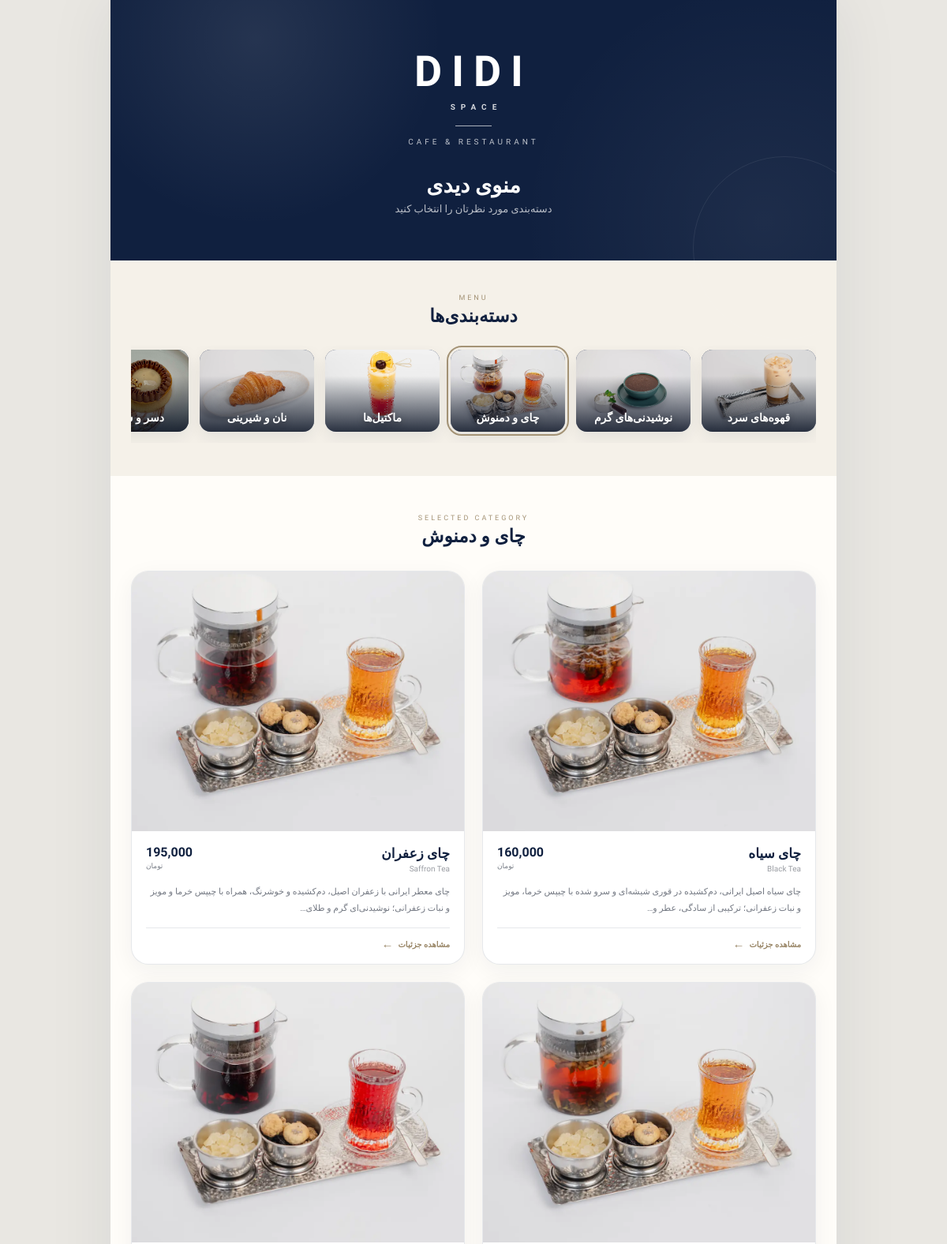
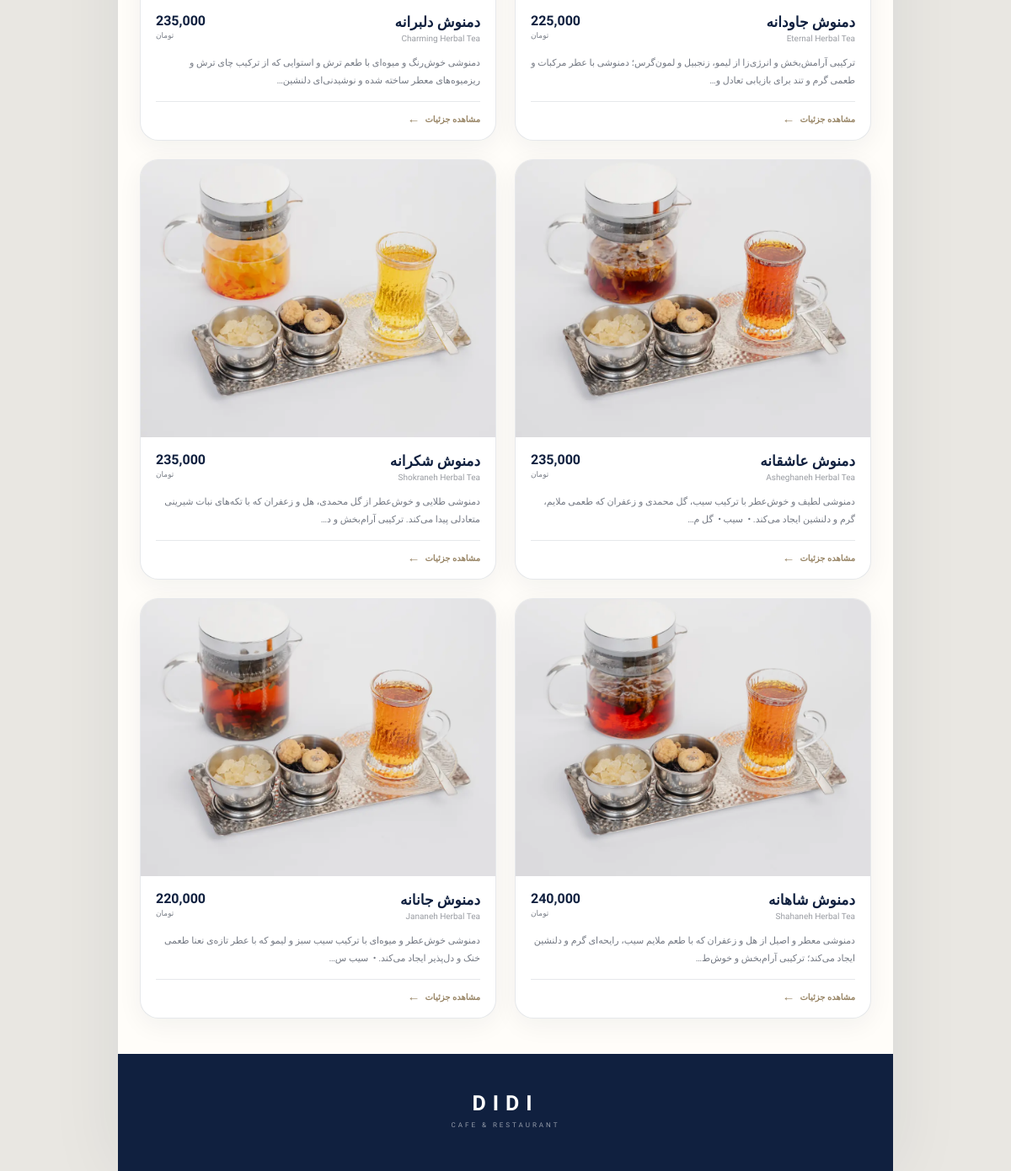
The app's page /menu/?category=tea-herbal with its own data (2 pictures, top to bottom).
### menu/models.py (models this page shows, shortened)
class Category(models.Model):
    name = models.CharField(max_length=120, unique=True, verbose_name="نام دسته‌بندی")
    slug = models.SlugField(max_length=140, unique=True, verbose_name="اسلاگ")
    image = models.ImageField(
        upload_to="menu/categories/",
        blank=True,
        null=True,
        verbose_name="تصویر دسته‌بندی",
    )
    sort_order = models.PositiveIntegerField(default=0, verbose_name="ترتیب نمایش")
    is_active = models.BooleanField(default=True, verbose_name="فعال")
    class Meta:
        ordering = ["sort_order", "name"]
        verbose_name = "دسته‌بندی"
        verbose_name_plural = "دسته‌بندی‌ها"

class MenuItem(models.Model):
    category = models.ForeignKey(
        Category,
        on_delete=models.PROTECT,
        related_name="items",
        verbose_name="دسته‌بندی",
    )
    name = models.CharField(max_length=160, verbose_name="نام محصول")
    english_name = models.CharField(
        max_length=160,
        blank=True,
        verbose_name="نام انگلیسی",
    )
    slug = models.SlugField(max_length=180, unique=True, verbose_name="اسلاگ")
    description = models.TextField(blank=True, verbose_name="توضیحات")
    price = models.PositiveIntegerField(verbose_name="قیمت")
    image = models.ImageField(
        upload_to="menu/items/%Y/%m/",
        blank=True,
        null=True,
        verbose_name="تصویر",
    )
    is_available = models.BooleanField(default=True, verbose_name="موجود")
    is_featured = models.BooleanField(default=False, verbose_name="ویژه")
    sort_order = models.PositiveIntegerField(default=0, verbose_name="ترتیب نمایش")
    created_at = models.DateTimeField(auto_now_add=True)
    updated_at = models.DateTimeField(auto_now=True)
    class Meta:
        ordering = ["category__sort_order", "sort_order", "name"]
        verbose_name = "محصول منو"
        verbose_name_plural = "محصولات منو"
    def get_absolute_url(self):
        return reverse("menu:item_detail", kwargs={"slug": self.slug})

### menu/views.py (the view)
# urls.py: path('menu/', views.menu_home, name='categories'),
def menu_home(request):
    categories = Category.objects.filter(is_active=True)
    selected_slug = request.GET.get("category")
    if not selected_slug:
        return render(request, "menu/categories.html", {"categories": categories})
    selected_category = categories.filter(slug=selected_slug).first()
    if selected_category is None:
        return render(request, "menu/categories.html", {"categories": categories})
    items = MenuItem.objects.filter(category=selected_category).order_by(
        "sort_order", "name"
    )
    context = {
        "categories": categories,
        "selected_category": selected_category,
        "items": items,
    }
    return render(request, "menu/home.html", context)

### menu/templatetags/menu_extras.py (called while the page is built)
@register.filter
def price_format(value):
    try:
        return f"{int(value):,}"
    except (TypeError, ValueError):
        return value

### templates/menu/home.html (shortened to what this page needs)
{% load static menu_extras %}
<!doctype html>
<html lang="fa" dir="rtl">
<head>
    <link rel="stylesheet" href="{% static 'menu/style.css' %}">
</head>
<body>
    <main class="page-shell">
        <header class="hero">
            <div class="hero__brand" aria-label="DIDI SPACE">
                <div class="hero__mark">DIDI</div>
                <div class="hero__space">SPACE</div>
            </div>
            <div class="hero__line"></div>
            <p class="hero__subtitle">CAFE & RESTAURANT</p>
            <h1>منوی دیدی</h1>
            <p class="hero__intro">دسته‌بندی مورد نظرتان را انتخاب کنید</p>
        </header>
        {% if categories %}
            <section class="categories" aria-label="دسته‌بندی‌های منو">
                <div class="section-heading">
                    <span>MENU</span>
                    <h2>دسته‌بندی‌ها</h2>
                </div>
                <nav class="category-strip" id="categoryStrip">
                    {% for category in categories %}
                        <a class="category-card{% if selected_category and category.pk == selected_category.pk %} category-card--active{% endif %}"
                           href="?category={{ category.slug }}#products">
                            <div class="category-card__image-wrap">
                                {% if category.image %}
                                    <img class="category-card__image" src="{{ category.image.url }}" alt="{{ category.name }}" loading="lazy">
                                {% else %}
                                    <div class="category-card__placeholder"><span>DIDI</span></div>
                                {% endif %}
                                <div class="category-card__shade"></div>
                                <span class="category-card__title">{{ category.name }}</span>
                            </div>
                        </a>
                    {% endfor %}
                </nav>
            </section>
            {% if selected_category %}
                <section class="products" id="products">
                    <div class="section-heading section-heading--products">
                        <span>SELECTED CATEGORY</span>
                        <h2>{{ selected_category.name }}</h2>
                    </div>
                    <div class="menu-grid">
                        {% for item in items %}
                            <a class="menu-card{% if not item.is_available %} menu-card--unavailable{% endif %}" href="{{ item.get_absolute_url }}">
                                <div class="menu-card__media">
                                    {% if item.image %}
                                        <img src="{{ item.image.url }}" alt="{{ item.name }}" loading="lazy">
                                    {% else %}
                                        <div class="menu-card__placeholder">DIDI</div>
                                    {% endif %}
                                </div>
                                <div class="menu-card__body">
                                    <div class="menu-card__heading">
                                        <div>
                                            <h3>{{ item.name }}</h3>
                                            {% if item.english_name %}<p class="english-name">{{ item.english_name }}</p>{% endif %}
                                        </div>
                                        {% if item.is_available %}
                                            <div class="price"><strong>{{ item.price|price_format }}</strong><small>تومان</small></div>
                                        {% endif %}
                                    </div>
                                    {% if item.description %}<p class="description">{{ item.description|truncatechars:115 }}</p>{% endif %}
                                    <span class="menu-card__more">مشاهده جزئیات <b>←</b></span>
                                </div>
                            </a>
                        {% empty %}
                            <div class="empty-state">
                                <strong>DIDI</strong>
                                <p>محصولات این دسته به‌زودی اضافه می‌شوند.</p>
                            </div>
                        {% endfor %}
                    </div>
                </section>
            {% endif %}
        {% else %}
            <div class="empty-state"><strong>DIDI</strong><p>منو در حال آماده‌سازی است.</p></div>
        {% endif %}
        <footer class="site-footer">
            <span>DIDI</span>
            <p>CAFE & RESTAURANT</p>
        </footer>
    </main>
</body>
</html>

### templates/menu/home.html (style rules this page uses)
.hero__brand { display:inline-flex;flex-direction:column;align-items:center;direction:ltr }
.hero__space { margin-top:12px;font-size:10px;font-weight:700;letter-spacing:7px;text-indent:7px;opacity:.82 }
.hero__line { margin-top:18px }

### records on screen
Category: image (picture), name "قهوه‌های سرد"
Category: image (picture), name "نوشیدنی‌های گرم"
Category: image (picture), name "چای و دمنوش"
Category: image (picture), name "ماکتیل‌ها"
Category: image (picture), name "نان و شیرینی"
Category: image (picture), name "دسر و…"
MenuItem: image (picture), name "چای سیاه", english_name "Black Tea", price "160,000", description "چای سیاه اصیل ایرانی، دم‌کشیده در قوری شیشه‌ای و سرو شده با چیپس خرما، مویز و نبات زعفرانی؛ ترکیبی از سادگی، عطر و…"
MenuItem: image (picture), name "چای زعفران", english_name "Saffron Tea", price "195,000", description "چای معطر ایرانی با زعفران اصیل، دم‌کشیده و خوشرنگ، همراه با چیپس خرما و مویز و نبات زعفرانی؛ نوشیدنی‌ای گرم و طلای…"
MenuItem: image (picture), name "دمنوش جاودانه", english_name "Eternal Herbal Tea", price "225,000", description "ترکیبی آرامش‌بخش و انرژی‌زا از لیمو، زنجبیل و لمون‌گرس؛ دمنوشی با عطر مرکبات و طعمی گرم و تند برای بازیابی تعادل و…"
MenuItem: image (picture), name "دمنوش دلبرانه", english_name "Charming Herbal Tea", price "235,000", description "دمنوشی خوش‌رنگ و میوه‌ای با طعم ترش و استوایی که از ترکیب چای ترش و ریزمیوه‌های معطر ساخته شده و نوشیدنی‌ای دلنشین…"
MenuItem: image (picture), name "دمنوش عاشقانه", english_name "Asheghaneh Herbal Tea", price "235,000", description "دمنوشی لطیف و خوش‌عطر با ترکیب سیب، گل محمدی و زعفران که طعمی ملایم، گرم و دلنشین ایجاد می‌کند. • ‌ سیب • ‌ گل م…"
MenuItem: image (picture), name "دمنوش شکرانه", english_name "Shokraneh Herbal Tea", price "235,000", description "دمنوشی طلایی و خوش‌عطر از گل محمدی، هل و زعفران که با تکه‌های نبات شیرینی متعادلی پیدا می‌کند. ترکیبی آرام‌بخش و د…"
MenuItem: image (picture), name "دمنوش شاهانه", english_name "Shahaneh Herbal Tea", price "240,000", description "دمنوشی معطر و اصیل از هل و زعفران که با طعم ملایم سیب، رایحه‌ای گرم و دلنشین ایجاد می‌کند؛ ترکیبی آرام‌بخش و خوش‌ط…"
MenuItem: image (picture), name "دمنوش جانانه", english_name "Jananeh Herbal Tea", price "220,000", description "دمنوشی خوش‌عطر و میوه‌ای با ترکیب سیب سبز و لیمو که با عطر تازه‌ی نعنا طعمی خنک و دل‌پذیر ایجاد می‌کند. • ‌ سیب س…"
